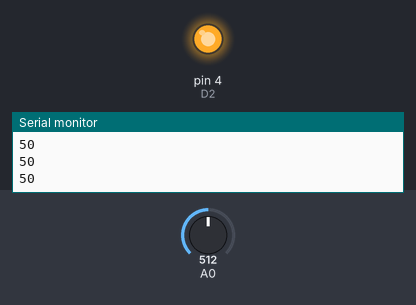
Bench run of a sketch on a simulated Arduino Uno, built with avr-gcc and run on an emulated ATmega328P. Parts: output pins drawn as LEDs (lit = HIGH), the last lines printed to the serial monitor. The test bench sets the inputs (shaded band); at power-on: A0 = 512. Pins used as bus, display or sensor lines are not drawn.

Above: at 1.2 s.
1.3 s: A0 set to 495
At 2.0 s:
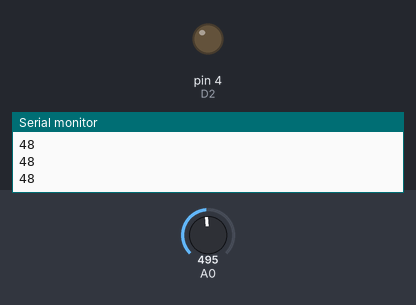
2.8 s: A0 set to 716
At 3.5 s:
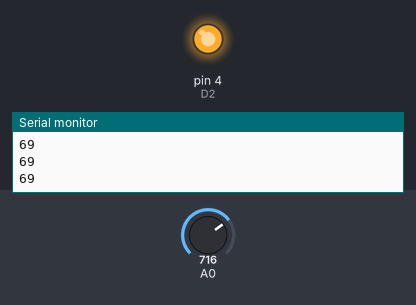
4.3 s: A0 set to 511
At 4.9 s:
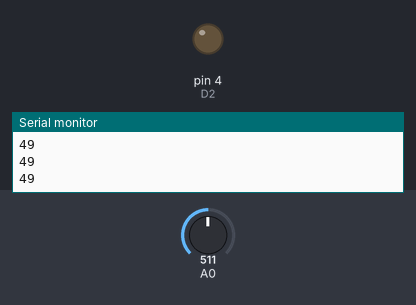
Timing chart, 0 to 7.3 s (numbered marks = the images above; inputs shaded):
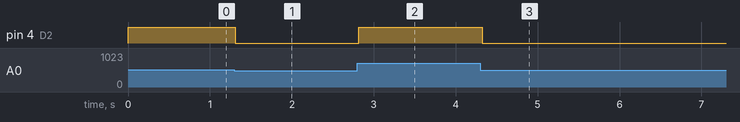

The sketch:

Q8ab.ino
```cpp
#define D2 4
#define D4 2
#define D6 12


int ldr_value = 0;
 int ldr_value_percent = 0;

void setup() {
   Serial.begin(9600);
   pinMode(D2, OUTPUT); // RED LED
   pinMode(D4, OUTPUT); // GREEN LED
   pinMode(D6, OUTPUT); // BUZZER
}

void loop() {
   ldr_value = analogRead(A0);
   ldr_value_percent = map(ldr_value, 0, 1023, 0, 100);
   Serial.println(ldr_value_percent);
   if (ldr_value_percent < 50){
    digitalWrite(D2,LOW);
    digitalWrite(D4,HIGH);
    digitalWrite(D6,LOW);
    }
    else{
    digitalWrite(D2,HIGH);
    digitalWrite(D4,LOW);
    digitalWrite(D6,HIGH);
      }
    delay(50);
}
```

Measured:
- the behaviour switches between 512 and 511 on A0 (found by bisection; images 0 and 1)
- after the input at 1.3 s, pin 4 (D2): HIGH → LOW at once
- after the input at 2.8 s, pin 4 (D2): LOW → HIGH at once
- after the input at 4.3 s, pin 4 (D2): HIGH → LOW at once
